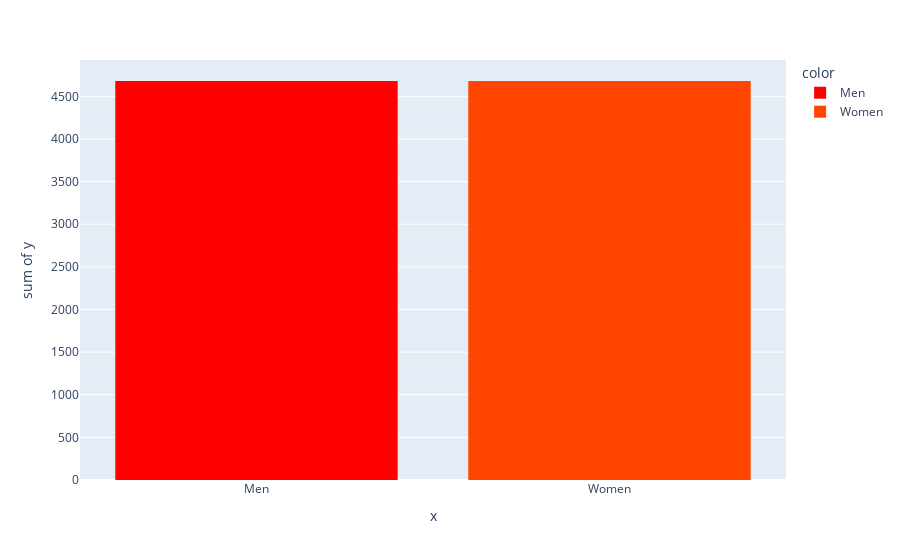

Source (notebook cell):
### Code cell
# Use the dictionary created to be able to graph
total_men_products = sum(len(products) for products in men.values())
total_women_products = sum(len(products) for products in women.values())
fig = px.histogram(x=['Men', 'Women'], y=[total_men_products, total_women_products], color=['Men', 'Women'], color_discrete_map={'Men': 'red', 'Women': 'orangered'})
fig.show()

### Figure 1 — Plotly figure (JSON) as saved in the notebook; plotly's stock layout.template omitted (floating-point values rounded to 4 significant figures)
{"data": [{"alignmentgroup": "True", "bingroup": "x", "histfunc": "sum", "hovertemplate": "color=Men<br>x=%{x}<br>sum of y=%{y}<extra></extra>", "legendgroup": "Men", "marker": {"color": "red", "pattern": {"shape": ""}}, "name": "Men", "offsetgroup": "Men", "orientation": "v", "showlegend": true, "type": "histogram", "x": ["Men"], "xaxis": "x", "y": [4680], "yaxis": "y"}, {"alignmentgroup": "True", "bingroup": "x", "histfunc": "sum", "hovertemplate": "color=Women<br>x=%{x}<br>sum of y=%{y}<extra></extra>", "legendgroup": "Women", "marker": {"color": "orangered", "pattern": {"shape": ""}}, "name": "Women", "offsetgroup": "Women", "orientation": "v", "showlegend": true, "type": "histogram", "x": ["Women"], "xaxis": "x", "y": [4680], "yaxis": "y"}], "layout": {"barmode": "relative", "legend": {"title": {"text": "color"}, "tracegroupgap": 0}, "margin": {"t": 60}, "xaxis": {"anchor": "y", "domain": [0, 1], "title": {"text": "x"}}, "yaxis": {"anchor": "x", "domain": [0, 1], "title": {"text": "sum of y"}}}}
